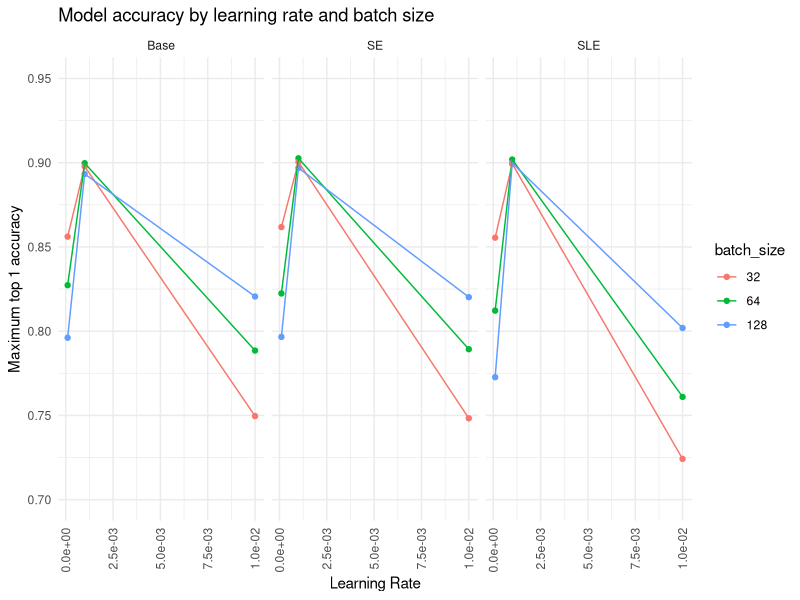
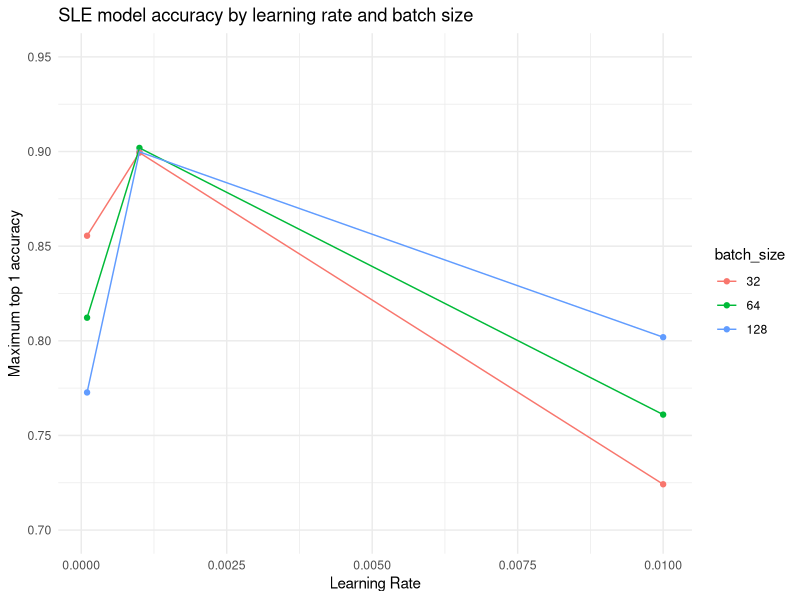
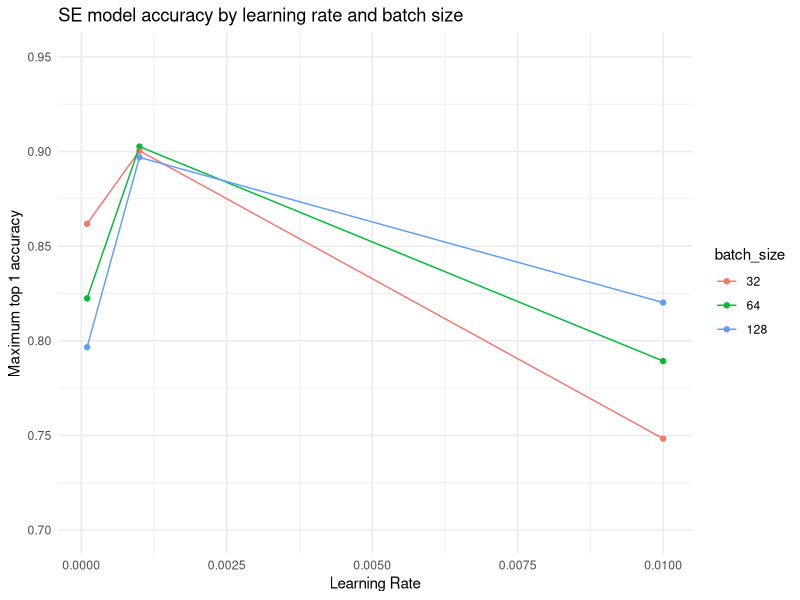

Write the R code that produced these figures, in order.
## ---- chunk 1
df1 <- read.csv("results/summary.csv")
df1
## ---- chunk 2
library(tidyverse)

df1 %>% 
  mutate(batch_size = as.factor(batch_size)) %>% 
  ggplot(aes(x=lr, y=max_val_top1_acc, color=batch_size)) +
  geom_point() +
  geom_line() +
  theme_minimal() +
  facet_wrap(~model) +
  ylim(0.7, 0.95) +
  labs(title="Model accuracy by learning rate and batch size",
       y="Maximum top 1 accuracy",
       x="Learning Rate") +
  scale_x_continuous(labels = function(x) format(x, scientific = TRUE)) +
  theme(axis.text.x = element_text(angle = 90, vjust = 0.5, hjust=1))
## ---- chunk 3
df1 %>% filter(model == "SLE") %>% 
  mutate(batch_size = as.factor(batch_size)) %>% 
  ggplot(aes(x=lr, y=max_val_top1_acc, color=batch_size)) +
  geom_point() +
  geom_line() +
  theme_minimal() +
  ylim(0.7, 0.95) +
  labs(title="SLE model accuracy by learning rate and batch size",
       y="Maximum top 1 accuracy",
       x="Learning Rate")
## ---- chunk 4
df1 %>% filter(model == "SE") %>% 
  mutate(batch_size = as.factor(batch_size)) %>% 
  ggplot(aes(x=lr, y=max_val_top1_acc, color=batch_size)) +
  geom_point() +
  geom_line() +
  theme_minimal() +
  ylim(0.7, 0.95) +
  labs(title="SE model accuracy by learning rate and batch size",
       y="Maximum top 1 accuracy",
       x="Learning Rate")
## ---- chunk 5
df2 <- read.csv("model_stats.csv")
df2
